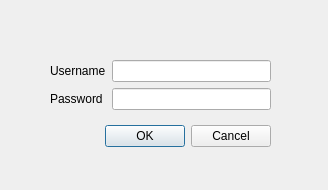
<?xml version="1.0" encoding="UTF-8"?>
<ui version="4.0">
 <class>LoginDialog</class>
 <widget class="QDialog" name="LoginDialog">
  <property name="geometry">
   <rect>
    <x>0</x>
    <y>0</y>
    <width>328</width>
    <height>190</height>
   </rect>
  </property>
  <property name="windowTitle">
   <string>Login</string>
  </property>
  <widget class="QDialogButtonBox" name="buttonBox">
   <property name="geometry">
    <rect>
     <x>50</x>
     <y>120</y>
     <width>221</width>
     <height>32</height>
    </rect>
   </property>
   <property name="orientation">
    <enum>Qt::Horizontal</enum>
   </property>
   <property name="standardButtons">
    <set>QDialogButtonBox::Cancel|QDialogButtonBox::Ok</set>
   </property>
  </widget>
  <widget class="QWidget" name="formLayoutWidget">
   <property name="geometry">
    <rect>
     <x>50</x>
     <y>60</y>
     <width>221</width>
     <height>51</height>
    </rect>
   </property>
   <layout class="QFormLayout" name="formLayout">
    <item row="0" column="0">
     <widget class="QLabel" name="usernameLabel">
      <property name="text">
       <string>Username</string>
      </property>
     </widget>
    </item>
    <item row="0" column="1">
     <widget class="QLineEdit" name="txtUsername"/>
    </item>
    <item row="1" column="0">
     <widget class="QLabel" name="passwordLabel">
      <property name="text">
       <string>Password</string>
      </property>
     </widget>
    </item>
    <item row="1" column="1">
     <widget class="QLineEdit" name="txtPassword">
      <property name="echoMode">
       <enum>QLineEdit::Password</enum>
      </property>
     </widget>
    </item>
   </layout>
  </widget>
 </widget>
 <resources/>
 <connections>
  <connection>
   <sender>buttonBox</sender>
   <signal>accepted()</signal>
   <receiver>LoginDialog</receiver>
   <slot>accept()</slot>
   <hints>
    <hint type="sourcelabel">
     <x>248</x>
     <y>254</y>
    </hint>
    <hint type="destinationlabel">
     <x>157</x>
     <y>274</y>
    </hint>
   </hints>
  </connection>
  <connection>
   <sender>buttonBox</sender>
   <signal>rejected()</signal>
   <receiver>LoginDialog</receiver>
   <slot>reject()</slot>
   <hints>
    <hint type="sourcelabel">
     <x>316</x>
     <y>260</y>
    </hint>
    <hint type="destinationlabel">
     <x>286</x>
     <y>274</y>
    </hint>
   </hints>
  </connection>
 </connections>
</ui>
